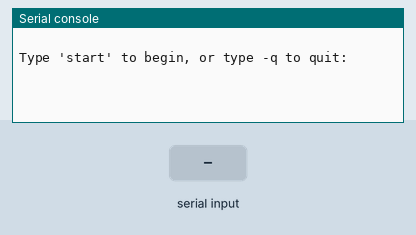
Simulated run of this program. Board: CircuitPython board. Parts: the last lines printed to the serial console. The inputs (shaded band) are chosen by the test bench.

Above: at 1.2 s.
1.3 s: "5" typed at the serial console, then Enter
At 2.5 s:
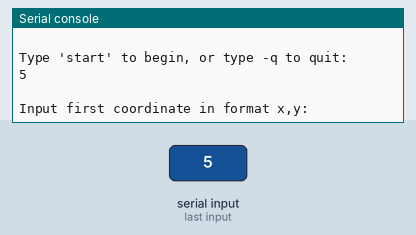
2.8 s: "-q" typed at the serial console, then Enter
At 3.8 s:
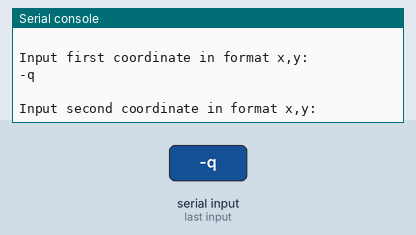
4.3 s: "90" typed at the serial console, then Enter
At 4.9 s:
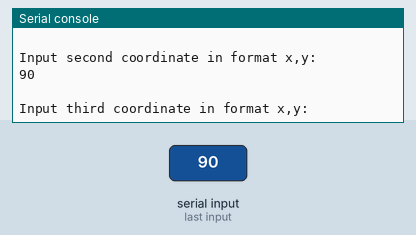
5.8 s: "200" typed at the serial console, then Enter
At 7.3 s:
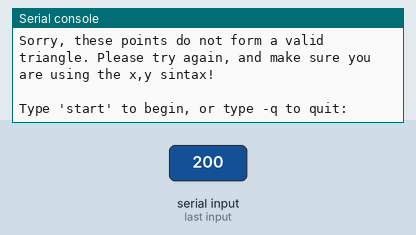

Measured:
- after the input at 1.3 s, the serial console: prints a new line at once (image 1)
- after the input at 2.8 s, the serial console: prints a new line at once (image 2)
- after the input at 4.3 s, the serial console: prints a new line at once (image 3)
- after the input at 5.8 s, the serial console: prints a new line at once (image 4)

The program:

landing_area_part_one.py
```python
#type:ignore
import board
import time

def triangle_area(list_1, list_2, list_3): #creates function
    try:
        Ax = float(list_1[0]) #converts the first value in the first coordinate pair from a string to a useable number
        Ay = float(list_1[1]) #converts the second value in the first coordinate pair from a string to a useable number
        Bx= float(list_2[0])#converts the first value in the second coordinate pair from a string to a useable number
        By = float(list_2[1])#converts the second value in the second coordinate pair from a string to a useable number
        Cx = float(list_3[0])#converts the first value in the third coordinate pair from a string to a useable number
        Cy = float(list_3[1])#converts the second value in the third coordinate pair from a string to a useable number
        area = abs(Ax*(By-Cy) + Bx*(Cy - Ay) + Cx*(Ay - By))/2 #do the math for the area of a triangle
        print(f"\nThe area of the triangle with vertices ({Ax},{Ay}), ({Bx},{By}), ({Cx},{Cy}) is {area} square km!")
        return area
    except: #if there are any errors do this
        print("\nSorry, these points do not form a valid triangle. Please try again, and make sure you are using the x,y sintax!")


cont = False #creates a variable and sets it to False
while not cont:
    start = input("\nType 'start' to begin, or type -q to quit: ").lower() #prints a question to the REPL, then sets the variable "start" to the lowercase version of the user input
    if start == "-q": #if "-q" is input
        cont = True #breaks the loop
    else:
        coord_1 = input("\nInput first coordinate in format x,y: ") #asks a question, then takes user input
        list_1 = coord_1.split(",") #splits up the last input at the comma, and sets it equal to a new variable

        coord_2 = input("\nInput second coordinate in format x,y: ") #asks a question, then takes user input
        list_2 = coord_2.split(",") #splits up the last input at the comma, and sets it equal to a new variable

        coord_3 = input("\nInput third coordinate in format x,y: ") #asks a question, then takes user input
        list_3 = coord_3.split(",")  #splits up the last input at the comma, and sets it equal to a new variable
        triangle_area(list_1, list_2, list_3) #calls/uses the function created at the start of the code
```
